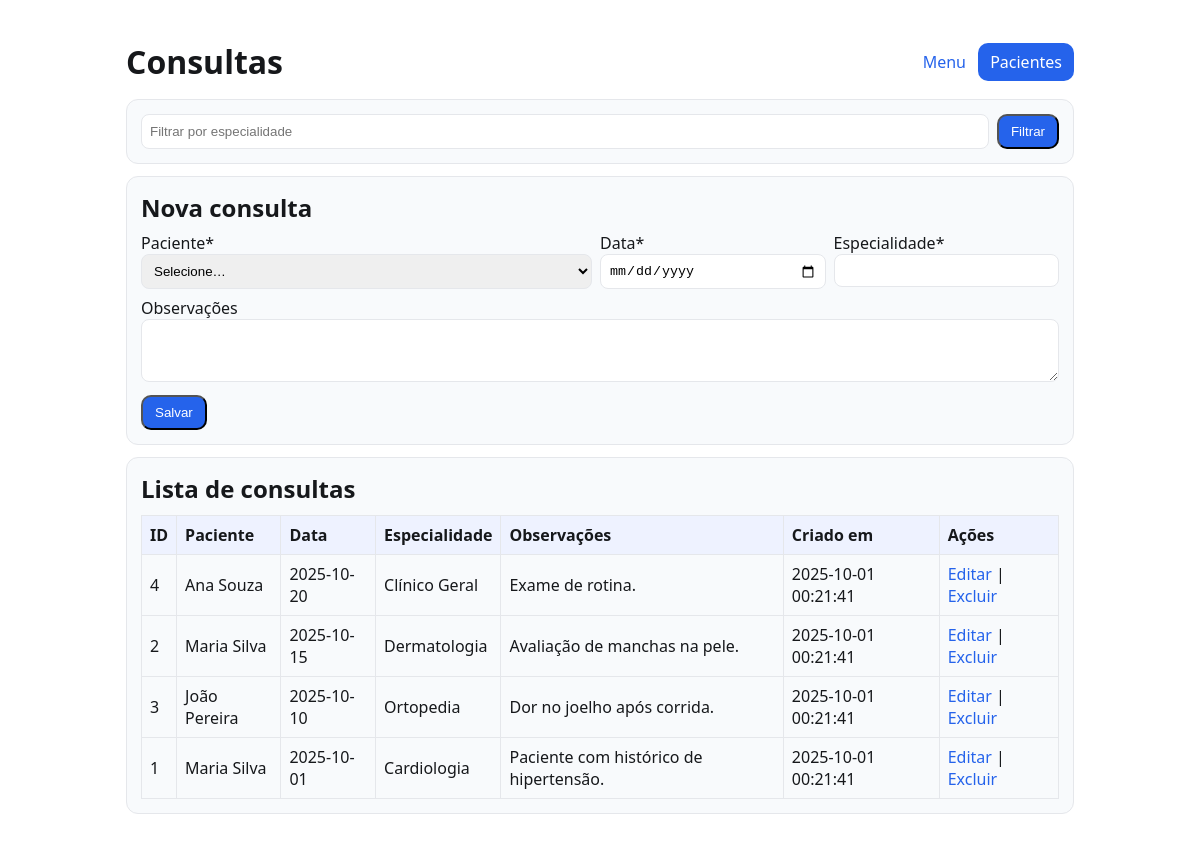
/consultas.php, run on the app's committed database.
### tables this page shows
CREATE TABLE consultas (
    id INT AUTO_INCREMENT PRIMARY KEY,
    paciente_id INT NOT NULL,
    data_consulta DATE NOT NULL,
    especialidade VARCHAR(50) NOT NULL,
    observacoes TEXT,
    criado_em TIMESTAMP DEFAULT CURRENT_TIMESTAMP,
    FOREIGN KEY (paciente_id) REFERENCES pacientes(id) ON DELETE CASCADE
);

CREATE TABLE pacientes (
    id INT AUTO_INCREMENT PRIMARY KEY,
    nome VARCHAR(100) NOT NULL,
    cpf VARCHAR(11) UNIQUE NOT NULL,
    data_nascimento DATE,
    telefone VARCHAR(20),
    email VARCHAR(100),
    criado_em TIMESTAMP DEFAULT CURRENT_TIMESTAMP
);

### consultas.php (the view, shortened to what this page needs)
<?php
$DB_HOST='127.0.0.1'; $DB_NAME='clinica'; $DB_USER='root'; $DB_PASS='';
function h($s){ return htmlspecialchars((string)$s, ENT_QUOTES, 'UTF-8'); }
try {
  $pdo=new PDO("mysql:host=$DB_HOST;dbname=$DB_NAME;charset=utf8mb4",$DB_USER,$DB_PASS,[PDO::ATTR_ERRMODE=>PDO::ERRMODE_EXCEPTION]);
} catch(Throwable $e){ http_response_code(500); exit('Erro: '.h($e->getMessage())); }
  ?>
  </html><?php exit;
$fesp=trim($_GET['especialidade']??'');
if($fesp!==''){
  $st=$pdo->prepare("SELECT c.*,p.nome AS paciente_nome FROM consultas c JOIN pacientes p ON p.id=c.paciente_id WHERE c.especialidade LIKE ? ORDER BY c.data_consulta DESC, c.id DESC");
  $like="%$fesp%"; $st->execute([$like]);
}else{
  $st=$pdo->query("SELECT c.*,p.nome AS paciente_nome FROM consultas c JOIN pacientes p ON p.id=c.paciente_id ORDER BY c.data_consulta DESC, c.id DESC");
}
$rows=$st->fetchAll();
?>
<!doctype html>
<html lang="pt-br">
<header>
  <h1 style="margin:0">Consultas</h1>
  <nav>
    <a href="index.php">Menu</a>
    <a class="btn" style="margin-left:8px" href="pacientes.php">Pacientes</a>
  </nav>
</header>
<div class="card" style="margin-bottom:12px">
  <form method="get" style="display:flex;gap:8px;flex-wrap:wrap">
    <input name="especialidade" placeholder="Filtrar por especialidade" value="<?=h($fesp)?>" style="flex:1">
    <button class="btn">Filtrar</button>
  </form>
</div>
<div class="card" style="margin-bottom:12px">
  <h2 style="margin:0 0 8px">Nova consulta</h2>
  <form method="post">
    <div class="row" style="display:grid;grid-template-columns:2fr 1fr 1fr;gap:8px">
      <label>Paciente*<br>
        <select name="paciente_id" required>
          <option value="">Selecione…</option>
        </select>
      </label>
      <label>Data*<br><input type="date" name="data_consulta" required></label>
      <label>Especialidade*<br><input name="especialidade" required></label>
    </div>
    <div class="row"><label>Observações<br><textarea name="observacoes" rows="3"></textarea></label></div>
    <button class="btn" type="submit">Salvar</button>
  </form>
</div>
<div class="card">
  <h2 style="margin:0 0 8px">Lista de consultas</h2>
  <table>
    <thead><tr>
      <th>ID</th><th>Paciente</th><th>Data</th><th>Especialidade</th><th>Observações</th><th>Criado em</th><th>Ações</th>
    </tr></thead>
    <tbody>
      <?php if(!$rows): ?>
        <tr><td colspan="7">Nenhuma consulta.</td></tr>
      <?php else: foreach($rows as $r): ?>
        <tr>
          <td><?= (int)$r['id'] ?></td>
          <td><?= h($r['paciente_nome']) ?></td>
          <td><?= h($r['data_consulta']) ?></td>
          <td><?= h($r['especialidade']) ?></td>
          <td><?= h($r['observacoes']??'') ?></td>
          <td><?= h($r['criado_em']??'') ?></td>
          <td>
            <a href="consultas.php?acao=edit&id=<?= (int)$r['id'] ?>">Editar</a> |
            <a href="consultas.php?acao=delete&id=<?= (int)$r['id'] ?>">Excluir</a>
          </td>
        </tr>
      <?php endforeach; endif; ?>
    </tbody>
  </table>
</div>
</html>

### consultas.php (style rules this page uses)
:root { --bg:#fff;--fg:#16181b;--muted:#6b7280;--card:#f8fafc;--bd:#e5e7eb;--primary:#2563eb; }
* { box-sizing:border-box }
header { display:flex;justify-content:space-between;align-items:center;margin-bottom:16px }
a { color:var(--primary);text-decoration:none }
.btn { background:var(--primary);color:#fff;padding:8px 12px;border-radius:10px;text-decoration:none }
.card { background:var(--card);border:1px solid var(--bd);border-radius:12px;padding:14px }
input,textarea,select { padding:8px;border:1px solid var(--bd);border-radius:8px;width:100% }
.row { margin:8px 0 }
table { border-collapse:collapse;width:100%;margin-top:10px }
th,td { border:1px solid var(--bd);padding:8px;text-align:left }
th { background:#eef2ff }

### data on the page
consultas: id "4", paciente.nome "Ana Souza", data_consulta "2025-10-20", especialidade "Clínico Geral", observacoes "Exame de rotina.", criado_em "2025-10-01 00:21:41"
consultas: id "2", paciente.nome "Maria Silva", data_consulta "2025-10-15", especialidade "Dermatologia", observacoes "Avaliação de manchas na pele.", criado_em "2025-10-01 00:21:41"
consultas: id "3", paciente.nome "João Pereira", data_consulta "2025-10-10", especialidade "Ortopedia", observacoes "Dor no joelho após corrida.", criado_em "2025-10-01 00:21:41"
consultas: id "1", paciente.nome "Maria Silva", data_consulta "2025-10-01", especialidade "Cardiologia", observacoes "Paciente com histórico de hipertensão.", criado_em "2025-10-01 00:21:41"
